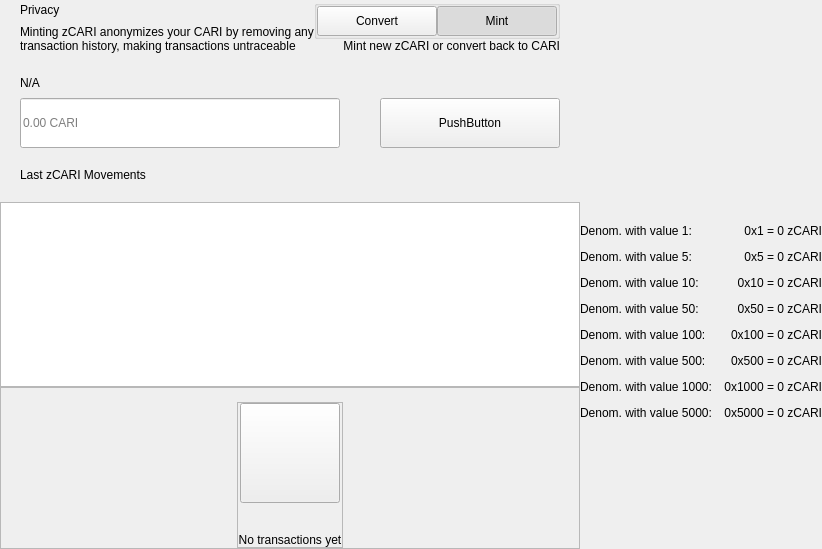
<?xml version="1.0" encoding="UTF-8"?>
<ui version="4.0">
 <class>PrivacyWidget</class>
 <widget class="QWidget" name="PrivacyWidget">
  <property name="geometry">
   <rect>
    <x>0</x>
    <y>0</y>
    <width>629</width>
    <height>549</height>
   </rect>
  </property>
  <property name="windowTitle">
   <string>Form</string>
  </property>
  <layout class="QHBoxLayout" name="horizontalLayout_1" stretch="2,1">
   <property name="spacing">
    <number>0</number>
   </property>
   <property name="leftMargin">
    <number>0</number>
   </property>
   <property name="topMargin">
    <number>0</number>
   </property>
   <property name="rightMargin">
    <number>0</number>
   </property>
   <property name="bottomMargin">
    <number>0</number>
   </property>
   <item>
    <widget class="QWidget" name="left" native="true">
     <layout class="QVBoxLayout" name="verticalLayout_3">
      <property name="leftMargin">
       <number>0</number>
      </property>
      <property name="topMargin">
       <number>0</number>
      </property>
      <property name="rightMargin">
       <number>0</number>
      </property>
      <property name="bottomMargin">
       <number>0</number>
      </property>
      <item>
       <layout class="QVBoxLayout" name="verticalLayout_2">
        <property name="spacing">
         <number>0</number>
        </property>
        <item>
         <layout class="QVBoxLayout" name="verticalLayoutTop">
          <property name="spacing">
           <number>0</number>
          </property>
          <property name="leftMargin">
           <number>20</number>
          </property>
          <property name="rightMargin">
           <number>20</number>
          </property>
          <item>
           <layout class="QHBoxLayout" name="horizontalLayout_2">
            <property name="spacing">
             <number>0</number>
            </property>
            <item>
             <layout class="QVBoxLayout" name="verticalLayout11">
              <property name="spacing">
               <number>5</number>
              </property>
              <item>
               <widget class="QLabel" name="labelTitle">
                <property name="text">
                 <string>Privacy</string>
                </property>
               </widget>
              </item>
              <item>
               <widget class="QLabel" name="labelSubtitle1">
                <property name="maximumSize">
                 <size>
                  <width>16777215</width>
                  <height>16777215</height>
                 </size>
                </property>
                <property name="text">
                 <string>Minting zCARI anonymizes your CARI by removing any
transaction history, making transactions untraceable</string>
                </property>
               </widget>
              </item>
             </layout>
            </item>
            <item>
             <spacer name="horizontalSpacer">
              <property name="orientation">
               <enum>Qt::Horizontal</enum>
              </property>
              <property name="sizeHint" stdset="0">
               <size>
                <width>40</width>
                <height>20</height>
               </size>
              </property>
             </spacer>
            </item>
            <item>
             <widget class="QWidget" name="containerViewPrivacyChecks" native="true">
              <layout class="QVBoxLayout" name="containerPrivacyChecks">
               <property name="spacing">
                <number>0</number>
               </property>
               <property name="leftMargin">
                <number>0</number>
               </property>
               <property name="topMargin">
                <number>0</number>
               </property>
               <property name="rightMargin">
                <number>0</number>
               </property>
               <property name="bottomMargin">
                <number>0</number>
               </property>
               <item alignment="Qt::AlignHCenter|Qt::AlignVCenter">
                <widget class="QGroupBox" name="groupBox">
                 <property name="title">
                  <string/>
                 </property>
                 <layout class="QHBoxLayout" name="horizontalLayout_2_1">
                  <property name="spacing">
                   <number>0</number>
                  </property>
                  <property name="leftMargin">
                   <number>0</number>
                  </property>
                  <property name="topMargin">
                   <number>0</number>
                  </property>
                  <property name="rightMargin">
                   <number>0</number>
                  </property>
                  <property name="bottomMargin">
                   <number>0</number>
                  </property>
                  <item>
                   <widget class="QPushButton" name="pushLeft">
                    <property name="minimumSize">
                     <size>
                      <width>120</width>
                      <height>30</height>
                     </size>
                    </property>
                    <property name="maximumSize">
                     <size>
                      <width>120</width>
                      <height>30</height>
                     </size>
                    </property>
                    <property name="focusPolicy">
                     <enum>Qt::NoFocus</enum>
                    </property>
                    <property name="text">
                     <string>Convert</string>
                    </property>
                    <property name="checkable">
                     <bool>true</bool>
                    </property>
                    <property name="autoExclusive">
                     <bool>true</bool>
                    </property>
                   </widget>
                  </item>
                  <item>
                   <widget class="QPushButton" name="pushRight">
                    <property name="minimumSize">
                     <size>
                      <width>120</width>
                      <height>30</height>
                     </size>
                    </property>
                    <property name="maximumSize">
                     <size>
                      <width>120</width>
                      <height>30</height>
                     </size>
                    </property>
                    <property name="focusPolicy">
                     <enum>Qt::NoFocus</enum>
                    </property>
                    <property name="text">
                     <string>Mint</string>
                    </property>
                    <property name="checkable">
                     <bool>true</bool>
                    </property>
                    <property name="checked">
                     <bool>true</bool>
                    </property>
                    <property name="autoExclusive">
                     <bool>true</bool>
                    </property>
                   </widget>
                  </item>
                 </layout>
                </widget>
               </item>
               <item alignment="Qt::AlignTop">
                <widget class="QLabel" name="labelSubtitle2">
                 <property name="text">
                  <string>Mint new zCARI or convert back to CARI</string>
                 </property>
                 <property name="alignment">
                  <set>Qt::AlignRight|Qt::AlignTrailing|Qt::AlignVCenter</set>
                 </property>
                </widget>
               </item>
              </layout>
             </widget>
            </item>
           </layout>
          </item>
          <item>
           <spacer name="verticalSpacer_2">
            <property name="orientation">
             <enum>Qt::Vertical</enum>
            </property>
            <property name="sizeType">
             <enum>QSizePolicy::Fixed</enum>
            </property>
            <property name="sizeHint" stdset="0">
             <size>
              <width>20</width>
              <height>20</height>
             </size>
            </property>
           </spacer>
          </item>
          <item>
           <layout class="QHBoxLayout" name="horizontalLayout_3" stretch="2">
            <property name="spacing">
             <number>0</number>
            </property>
            <item>
             <layout class="QVBoxLayout" name="verticalLayout_7">
              <property name="spacing">
               <number>5</number>
              </property>
              <item>
               <widget class="QLabel" name="labelSubtitleAmount">
                <property name="minimumSize">
                 <size>
                  <width>0</width>
                  <height>20</height>
                 </size>
                </property>
                <property name="maximumSize">
                 <size>
                  <width>16777215</width>
                  <height>20</height>
                 </size>
                </property>
                <property name="text">
                 <string notr="true">N/A</string>
                </property>
               </widget>
              </item>
              <item>
               <layout class="QHBoxLayout" name="horizontalLayout_3_1" stretch="1,0,0">
                <property name="spacing">
                 <number>0</number>
                </property>
                <item>
                 <widget class="QLineEdit" name="lineEditAmount">
                  <property name="minimumSize">
                   <size>
                    <width>0</width>
                    <height>50</height>
                   </size>
                  </property>
                  <property name="maxLength">
                   <number>8</number>
                  </property>
                  <property name="placeholderText">
                   <string notr="true">0.00 CARI</string>
                  </property>
                 </widget>
                </item>
                <item>
                 <spacer name="horizontalSpacer_4">
                  <property name="orientation">
                   <enum>Qt::Horizontal</enum>
                  </property>
                  <property name="sizeHint" stdset="0">
                   <size>
                    <width>40</width>
                    <height>20</height>
                   </size>
                  </property>
                 </spacer>
                </item>
                <item>
                 <widget class="QPushButton" name="pushButtonSave">
                  <property name="minimumSize">
                   <size>
                    <width>180</width>
                    <height>50</height>
                   </size>
                  </property>
                  <property name="focusPolicy">
                   <enum>Qt::NoFocus</enum>
                  </property>
                  <property name="text">
                   <string>PushButton</string>
                  </property>
                 </widget>
                </item>
               </layout>
              </item>
             </layout>
            </item>
           </layout>
          </item>
         </layout>
        </item>
        <item>
         <spacer name="verticalSpacer_3">
          <property name="orientation">
           <enum>Qt::Vertical</enum>
          </property>
          <property name="sizeType">
           <enum>QSizePolicy::Fixed</enum>
          </property>
          <property name="sizeHint" stdset="0">
           <size>
            <width>20</width>
            <height>20</height>
           </size>
          </property>
         </spacer>
        </item>
        <item>
         <layout class="QHBoxLayout" name="horizontalLayout_4">
          <property name="spacing">
           <number>0</number>
          </property>
          <property name="leftMargin">
           <number>20</number>
          </property>
          <item>
           <widget class="QLabel" name="labelListHistory">
            <property name="text">
             <string>Last zCARI Movements</string>
            </property>
           </widget>
          </item>
         </layout>
        </item>
        <item>
         <layout class="QVBoxLayout" name="verticalLayout_6">
          <property name="spacing">
           <number>0</number>
          </property>
          <item>
           <spacer name="verticalSpacer_4">
            <property name="orientation">
             <enum>Qt::Vertical</enum>
            </property>
            <property name="sizeType">
             <enum>QSizePolicy::Fixed</enum>
            </property>
            <property name="sizeHint" stdset="0">
             <size>
              <width>20</width>
              <height>20</height>
             </size>
            </property>
           </spacer>
          </item>
          <item>
           <widget class="QListView" name="listView">
            <property name="enabled">
             <bool>true</bool>
            </property>
            <property name="focusPolicy">
             <enum>Qt::NoFocus</enum>
            </property>
           </widget>
          </item>
          <item>
           <widget class="QFrame" name="emptyContainer">
            <property name="minimumSize">
             <size>
              <width>0</width>
              <height>100</height>
             </size>
            </property>
            <property name="frameShape">
             <enum>QFrame::StyledPanel</enum>
            </property>
            <property name="frameShadow">
             <enum>QFrame::Raised</enum>
            </property>
            <layout class="QVBoxLayout" name="verticalLayout_71" stretch="1,8">
             <property name="spacing">
              <number>0</number>
             </property>
             <property name="leftMargin">
              <number>0</number>
             </property>
             <property name="topMargin">
              <number>0</number>
             </property>
             <property name="rightMargin">
              <number>0</number>
             </property>
             <property name="bottomMargin">
              <number>0</number>
             </property>
             <item>
              <spacer name="verticalSpacer">
               <property name="orientation">
                <enum>Qt::Vertical</enum>
               </property>
               <property name="sizeHint" stdset="0">
                <size>
                 <width>20</width>
                 <height>20</height>
                </size>
               </property>
              </spacer>
             </item>
             <item alignment="Qt::AlignHCenter|Qt::AlignVCenter">
              <widget class="QFrame" name="emptyScreen">
               <property name="sizePolicy">
                <sizepolicy hsizetype="Expanding" vsizetype="Expanding">
                 <horstretch>0</horstretch>
                 <verstretch>0</verstretch>
                </sizepolicy>
               </property>
               <property name="frameShape">
                <enum>QFrame::StyledPanel</enum>
               </property>
               <property name="frameShadow">
                <enum>QFrame::Raised</enum>
               </property>
               <layout class="QVBoxLayout" name="verticalLayout">
                <property name="spacing">
                 <number>30</number>
                </property>
                <property name="leftMargin">
                 <number>0</number>
                </property>
                <property name="topMargin">
                 <number>0</number>
                </property>
                <property name="rightMargin">
                 <number>0</number>
                </property>
                <property name="bottomMargin">
                 <number>0</number>
                </property>
                <item alignment="Qt::AlignHCenter|Qt::AlignVCenter">
                 <widget class="QPushButton" name="pushImgEmpty">
                  <property name="minimumSize">
                   <size>
                    <width>100</width>
                    <height>100</height>
                   </size>
                  </property>
                  <property name="maximumSize">
                   <size>
                    <width>100</width>
                    <height>100</height>
                   </size>
                  </property>
                  <property name="focusPolicy">
                   <enum>Qt::NoFocus</enum>
                  </property>
                  <property name="text">
                   <string/>
                  </property>
                  <property name="iconSize">
                   <size>
                    <width>100</width>
                    <height>100</height>
                   </size>
                  </property>
                 </widget>
                </item>
                <item alignment="Qt::AlignHCenter|Qt::AlignVCenter">
                 <widget class="QLabel" name="labelEmpty">
                  <property name="styleSheet">
                   <string notr="true"/>
                  </property>
                  <property name="text">
                   <string>No transactions yet</string>
                  </property>
                  <property name="alignment">
                   <set>Qt::AlignCenter</set>
                  </property>
                 </widget>
                </item>
               </layout>
              </widget>
             </item>
            </layout>
           </widget>
          </item>
         </layout>
        </item>
       </layout>
      </item>
     </layout>
    </widget>
   </item>
   <item>
    <widget class="QWidget" name="right" native="true">
     <layout class="QVBoxLayout" name="verticalLayout_5">
      <property name="leftMargin">
       <number>0</number>
      </property>
      <property name="topMargin">
       <number>0</number>
      </property>
      <property name="rightMargin">
       <number>0</number>
      </property>
      <property name="bottomMargin">
       <number>0</number>
      </property>
      <item>
       <widget class="OptionButton" name="btnCoinControl" native="true">
        <property name="minimumSize">
         <size>
          <width>0</width>
          <height>50</height>
         </size>
        </property>
       </widget>
      </item>
      <item>
       <widget class="OptionButton" name="btnRescanMints" native="true">
        <property name="minimumSize">
         <size>
          <width>0</width>
          <height>50</height>
         </size>
        </property>
       </widget>
      </item>
      <item>
       <widget class="OptionButton" name="btnResetZerocoin" native="true">
        <property name="minimumSize">
         <size>
          <width>0</width>
          <height>50</height>
         </size>
        </property>
       </widget>
      </item>
      <item>
       <widget class="OptionButton" name="btnTotalzCARI" native="true">
        <property name="minimumSize">
         <size>
          <width>0</width>
          <height>50</height>
         </size>
        </property>
       </widget>
      </item>
      <item>
       <layout class="QVBoxLayout" name="verticalLayout_4">
        <property name="spacing">
         <number>0</number>
        </property>
        <item>
         <widget class="QWidget" name="layoutDenom" native="true">
          <layout class="QVBoxLayout" name="verticalLayoutDenom">
           <property name="spacing">
            <number>12</number>
           </property>
           <property name="leftMargin">
            <number>0</number>
           </property>
           <property name="topMargin">
            <number>0</number>
           </property>
           <property name="rightMargin">
            <number>0</number>
           </property>
           <property name="bottomMargin">
            <number>0</number>
           </property>
           <item>
            <layout class="QHBoxLayout" name="horizontalLayout_4_1">
             <item>
              <widget class="QLabel" name="labelTitleDenom1">
               <property name="text">
                <string>Denom. with value 1:</string>
               </property>
              </widget>
             </item>
             <item>
              <widget class="QLabel" name="labelValueDenom1">
               <property name="text">
                <string notr="true">0x1 = 0 zCARI</string>
               </property>
               <property name="alignment">
                <set>Qt::AlignRight|Qt::AlignTrailing|Qt::AlignVCenter</set>
               </property>
              </widget>
             </item>
            </layout>
           </item>
           <item>
            <layout class="QHBoxLayout" name="horizontalLayout_4_2">
             <item>
              <widget class="QLabel" name="labelTitleDenom5">
               <property name="text">
                <string>Denom. with value 5:</string>
               </property>
              </widget>
             </item>
             <item>
              <widget class="QLabel" name="labelValueDenom5">
               <property name="text">
                <string notr="true">0x5 = 0 zCARI</string>
               </property>
               <property name="alignment">
                <set>Qt::AlignRight|Qt::AlignTrailing|Qt::AlignVCenter</set>
               </property>
              </widget>
             </item>
            </layout>
           </item>
           <item>
            <layout class="QHBoxLayout" name="horizontalLayout_4_3">
             <item>
              <widget class="QLabel" name="labelTitleDenom10">
               <property name="text">
                <string>Denom. with value 10:</string>
               </property>
              </widget>
             </item>
             <item>
              <widget class="QLabel" name="labelValueDenom10">
               <property name="text">
                <string notr="true">0x10 = 0 zCARI</string>
               </property>
               <property name="alignment">
                <set>Qt::AlignRight|Qt::AlignTrailing|Qt::AlignVCenter</set>
               </property>
              </widget>
             </item>
            </layout>
           </item>
           <item>
            <layout class="QHBoxLayout" name="horizontalLayout_4_4">
             <item>
              <widget class="QLabel" name="labelTitleDenom50">
               <property name="text">
                <string>Denom. with value 50:</string>
               </property>
              </widget>
             </item>
             <item>
              <widget class="QLabel" name="labelValueDenom50">
               <property name="text">
                <string notr="true">0x50 = 0 zCARI</string>
               </property>
               <property name="alignment">
                <set>Qt::AlignRight|Qt::AlignTrailing|Qt::AlignVCenter</set>
               </property>
              </widget>
             </item>
            </layout>
           </item>
           <item>
            <layout class="QHBoxLayout" name="horizontalLayout_4_5">
             <item>
              <widget class="QLabel" name="labelTitleDenom100">
               <property name="text">
                <string>Denom. with value 100:</string>
               </property>
              </widget>
             </item>
             <item>
              <widget class="QLabel" name="labelValueDenom100">
               <property name="text">
                <string notr="true">0x100 = 0 zCARI</string>
               </property>
               <property name="alignment">
                <set>Qt::AlignRight|Qt::AlignTrailing|Qt::AlignVCenter</set>
               </property>
              </widget>
             </item>
            </layout>
           </item>
           <item>
            <layout class="QHBoxLayout" name="horizontalLayout_4_6">
             <item>
              <widget class="QLabel" name="labelTitleDenom500">
               <property name="text">
                <string>Denom. with value 500:</string>
               </property>
              </widget>
             </item>
             <item>
              <widget class="QLabel" name="labelValueDenom500">
               <property name="text">
                <string notr="true">0x500 = 0 zCARI</string>
               </property>
               <property name="alignment">
                <set>Qt::AlignRight|Qt::AlignTrailing|Qt::AlignVCenter</set>
               </property>
              </widget>
             </item>
            </layout>
           </item>
           <item>
            <layout class="QHBoxLayout" name="horizontalLayout_4_7">
             <item>
              <widget class="QLabel" name="labelTitleDenom1000">
               <property name="text">
                <string>Denom. with value 1000:</string>
               </property>
              </widget>
             </item>
             <item>
              <widget class="QLabel" name="labelValueDenom1000">
               <property name="text">
                <string notr="true">0x1000 = 0 zCARI</string>
               </property>
               <property name="alignment">
                <set>Qt::AlignRight|Qt::AlignTrailing|Qt::AlignVCenter</set>
               </property>
              </widget>
             </item>
            </layout>
           </item>
           <item>
            <layout class="QHBoxLayout" name="horizontalLayout_4_8">
             <item>
              <widget class="QLabel" name="labelTitleDenom5000">
               <property name="text">
                <string>Denom. with value 5000:</string>
               </property>
              </widget>
             </item>
             <item>
              <widget class="QLabel" name="labelValueDenom5000">
               <property name="text">
                <string notr="true">0x5000 = 0 zCARI</string>
               </property>
               <property name="alignment">
                <set>Qt::AlignRight|Qt::AlignTrailing|Qt::AlignVCenter</set>
               </property>
              </widget>
             </item>
            </layout>
           </item>
          </layout>
         </widget>
        </item>
        <item>
         <spacer name="verticalSpacer_5">
          <property name="orientation">
           <enum>Qt::Vertical</enum>
          </property>
          <property name="sizeHint" stdset="0">
           <size>
            <width>20</width>
            <height>40</height>
           </size>
          </property>
         </spacer>
        </item>
       </layout>
      </item>
     </layout>
    </widget>
   </item>
  </layout>
 </widget>
 <customwidgets>
  <customwidget>
   <class>OptionButton</class>
   <extends>QWidget</extends>
   <header>qt/cari/optionbutton.h</header>
   <container>1</container>
  </customwidget>
 </customwidgets>
 <resources/>
 <connections/>
</ui>
